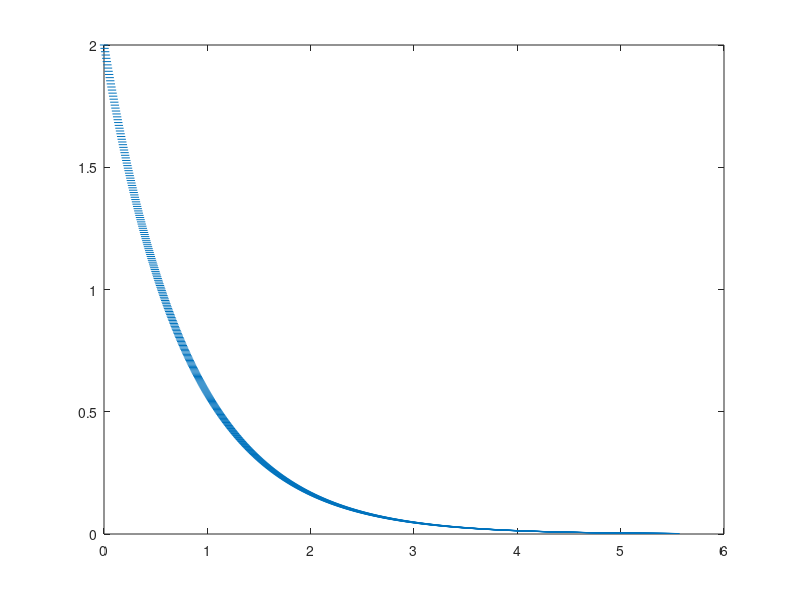

Recreate this plot in MATLAB.
clear all;
clear all;
clc;

%%

rho = 1000;         % [kg/m^3]
d = 1;              % [m]
h0 = 2;             % [m]
g = 9.81;           % [m/s^2]
c = 0.1;            % [kg/s/Pa]

%%
% Exponential time multiplier
k = 4*c*g/d^2/pi;

% Time to reach empty water level
t_half = (pi*d^2*log(2)) / (4*c*g);

% Time 
t_empty = (pi * d^2 * log(1000)) / (4 * c * g);

h_avg = h0 / (2 * log(2));

t = linspace(0,t_empty,1001);

h = h0 * exp(-k * t);

figure(1)
plot(t,h,"_")



